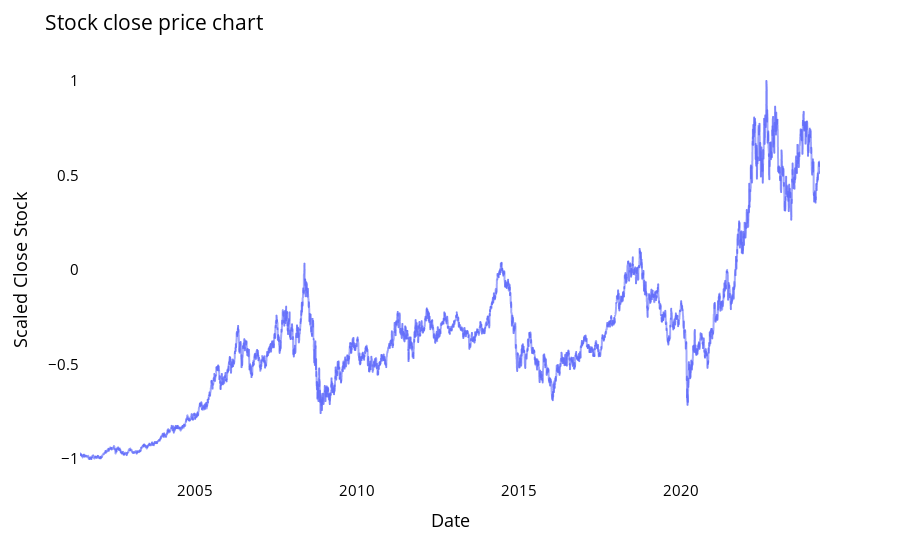

The notebook cell saved with this chart:
### Code cell
fig = px.line(data, x=data['ds'], y=data['y'],labels={'ds':'Date','y':'Scaled Close Stock'})
fig.update_traces(marker_line_width=2, opacity=0.6)
fig.update_layout(title_text='Stock close price chart', plot_bgcolor='white', font_size=15, font_color='black')
fig.update_xaxes(showgrid=False)
fig.update_yaxes(showgrid=False)
fig.show()

### Figure 1 — Plotly figure (JSON) as saved in the notebook; plotly's stock layout.template omitted (floating-point values rounded to 4 significant figures; data arrays with more than 128 entries replaced by an {"elided": "..."} marker saying what was removed)
{"data": [{"hovertemplate": "Date=%{x}<br>Scaled Close Stock=%{y}<extra></extra>", "legendgroup": "", "line": {"color": "#636efa", "dash": "solid"}, "marker": {"line": {"width": 2}, "symbol": "circle"}, "mode": "lines", "name": "", "opacity": 0.6, "showlegend": false, "type": "scattergl", "x": {"elided": "5746 str values"}, "xaxis": "x", "y": {"elided": "5746 float values"}, "yaxis": "y"}], "layout": {"font": {"color": "black", "size": 15}, "legend": {"tracegroupgap": 0}, "margin": {"t": 60}, "plot_bgcolor": "white", "title": {"text": "Stock close price chart"}, "xaxis": {"anchor": "y", "domain": [0, 1], "showgrid": false, "title": {"text": "Date"}}, "yaxis": {"anchor": "x", "domain": [0, 1], "showgrid": false, "title": {"text": "Scaled Close Stock"}}}}
